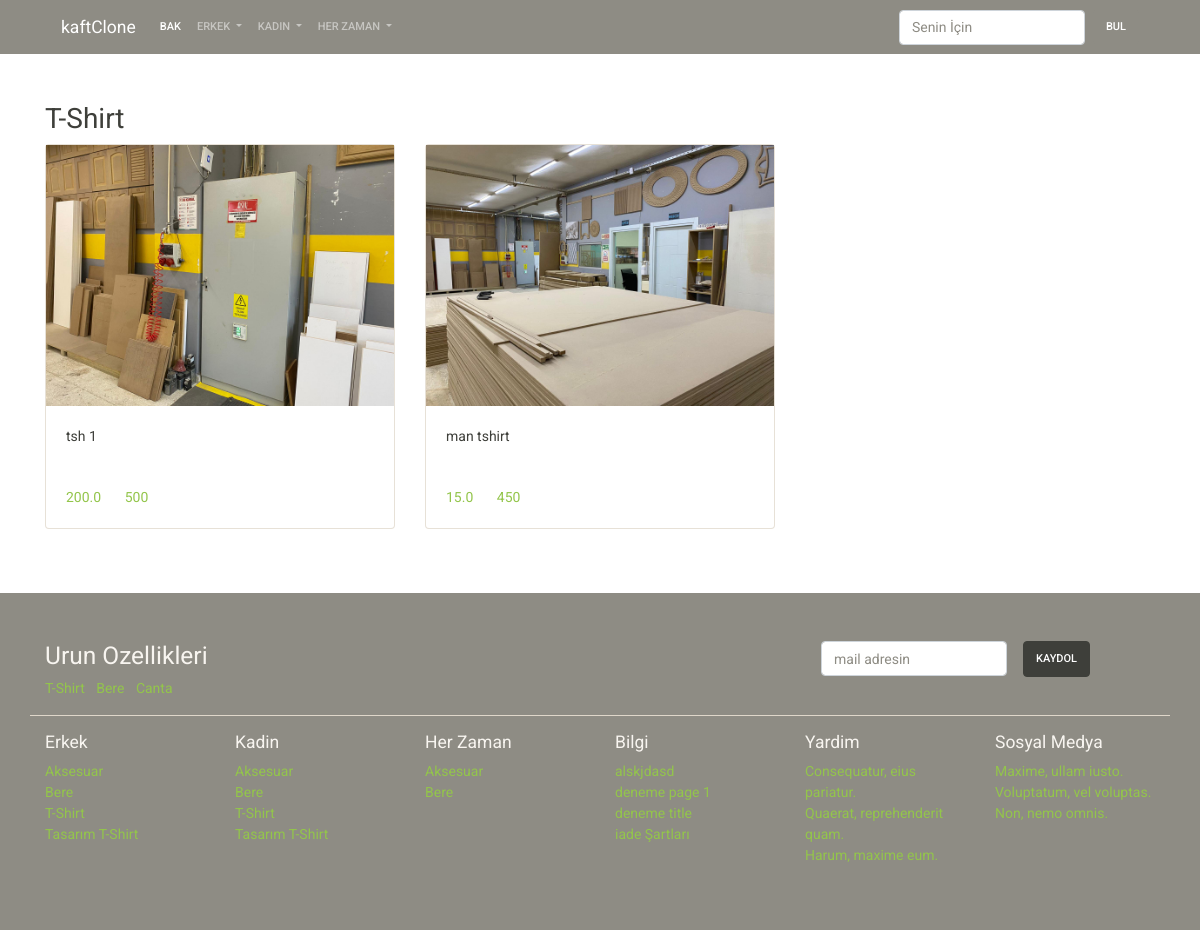
The page /erkek-t-shirt/ on the database its author committed.
### product/models.py (models this page shows, shortened)
class Category(models.Model):
    title=models.CharField(max_length=200)
    slug=models.SlugField(max_length=200,default="")
    status=models.CharField(default=DEFAULT_STATUS,choices=STATUS,max_length=10)
    created_at=models.DateTimeField(auto_now_add=True)
    updated_at=models.DateTimeField(auto_now=True)
    gender=models.CharField(
        max_length=6,
        default="unisex",
        choices=GENDER_CHOICE,
                            )
    is_men=models.BooleanField(default=False)
    is_women=models.BooleanField(default=False)

class Product(models.Model):
    category=models.ForeignKey(Category,
                               on_delete=models.CASCADE
                               )
    title=models.CharField(max_length=200)
    slug=models.SlugField(max_length=200,default="")
    content=models.TextField()
    cover_image = models.ImageField(upload_to='page',null=True,blank=True)
    status=models.CharField(default=DEFAULT_STATUS,choices=STATUS,max_length=10)
    created_at=models.DateTimeField(auto_now_add=True)
    updated_at=models.DateTimeField(auto_now=True)
    stock=models.PositiveIntegerField(default=0)
    price=models.FloatField()

### page/models.py (models this page shows)
class Page(models.Model):
    title=models.CharField(max_length=200)
    slug=models.SlugField(max_length=200,default="")
    content=models.TextField()
    cover_image = models.ImageField(upload_to='page',null=True,blank=True)
    status=models.CharField(default=DEFAULT_STATUS,choices=STATUS,max_length=10)
    created_at=models.DateTimeField(auto_now_add=True)
    updated_at=models.DateTimeField(auto_now=True)

### product/views.py (the view)
# urls.py: path('<slug:category_slug>/',category_show,name='category_show'),
def category_show(request, category_slug):
    context = {}
    context['category'] = get_object_or_404(Category, slug=category_slug)
    context['items'] = Product.objects.filter(
        category=context['category'],
        status=STATUS,
        stock__gte=1,
    )
    return render(request, 'product/category_show.html', context)

### Deneme1/nav_context.py (called while the page is built)
def nav_data(request):
    context=dict()
    context['categories']=Category.objects.filter(
        status=STATUS,
    ).order_by('title')
    context['pages']=Page.objects.filter(
        status=STATUS
    ).order_by('title')
    return context

### templates/product/category_show.html
{% extends 'base/base.html' %}
{% block content %}
<div class="container mt-5">
    <div class="row">
        <div class="col-sm-12 ">
            <h2>{{category.title}}</h2>
            <div class="row">
                {% for item in items %}
                <div class="col-sm-4">
                    {% include 'product/category_product.html' %}
                </div>
                {% endfor %}
            </div>
        </div>
    </div>
</div>
{% endblock %}

### templates/product/category_product.html
<div class="card mb-3">
  {% if item.cover_image %}
  <img src="{{ item.cover_image.url }}" alt="Card image">
  {% endif %}
  <div class="card-body">
    <p class="card-text">
      {{ item.title }}
    </p>
  </div>
  <div class="card-body">
    <a href="#" class="card-link">{{ item.price }}</a>
    <a href="#" class="card-link">{{ item.stock }}</a>
  </div>
</div>

### templates/base/components/footer.html (shortened to what this page needs)
<div class="bg-dark py-5 mt-5">
    <div class="container">
        <div class="row">
            <div class="col-sm-8">
                <h3 class="text-light">Urun Ozellikleri</h3>
                <ul class="list-inline">
                    <li class="list-inline-item">
                        <a href="">T-Shirt</a>
                    </li>
                    <li class="list-inline-item">
                        <a href="">Bere</a>
                    </li>
                    <li class="list-inline-item">
                        <a href="">Canta</a>
                    </li>
                </ul>
            </div>
            <div class="col-sm-4">
                <form class="form-inline">
                    <div class="form-group mx-sm-3 mb-2">
                        <input type="email" class="form-control" id="ebulten" placeholder="mail adresin">
                    </div>
                    <button type="submit" class="btn btn-dark mb-2">Kaydol</button>
                    </form>
            </div>
        </div>
        <div class="row border-top mb-3"></div>
        <div class="row">
            <div class="col-sm-2">
                <h5 class="text-light">Erkek</h5>
                <ul class="list-unstyled">
                    {% for item in categories %}
                    {% if item.gender == 'man' or item.gender == 'unisex' %}
                        <a class="" href="{% url 'category_show' category_slug=item.slug %}">{{item.title}}</a>
                    {% endif %}
                      {% endfor %}
                </ul>
            </div>
            <div class="col-sm-2">
                <h5 class="text-light">Kadin</h5>
                <ul class="list-unstyled">
                    {% for item in categories %}
                    {% if item.gender == 'woman' or item.gender == 'unisex' %}
                        <a class="" href="{% url 'category_show' category_slug=item.slug %}">{{item.title}}</a>
                    {% endif %}
                      {% endfor %}
                </ul>
            </div>
            <div class="col-sm-2">
                <h5 class="text-light">Her Zaman</h5>
                <ul class="list-unstyled">
                    {% for item in categories %}
                        {% if item.gender == 'unisex' %}
                            <a class="" href="{% url 'category_show' category_slug=item.slug %}">{{item.title}}</a>
                        {% endif %}
                      {% endfor %}
                </ul>
            </div>
            <div class="col-sm-2">
                <h5 class="text-light">Bilgi</h5>
                <ul class="list-unstyled">
                    {% for item in pages %}
                    <li>
                        <a href="">
                            {{item.title}}
                        </a>
                    </li>
                    {% endfor %}
                </ul>
            </div>
            <div class="col-sm-2">
                <h5 class="text-light">Yardim</h5>
                <ul class="list-unstyled">
                    <li><a href="">Consequatur, eius pariatur.</a></li>
                    <li><a href="">Quaerat, reprehenderit quam.</a></li>
                    <li><a href="">Harum, maxime eum.</a></li>
                </ul>
            </div>
            <div class="col-sm-2">
                <h5 class="text-light">Sosyal Medya</h5>
                <ul class="list-unstyled text-white">
                    <li><a href="" >Maxime, ullam iusto.</a></li>
                    <li><a href="" >Voluptatum, vel voluptas.</a></li>
                    <li><a href="" >Non, nemo omnis.</a></li>
                </ul>
            </div>
        </div>
    </div>
</div>

### rows shown on the page
Category: title "T-Shirt"
Product: cover_image (picture), title "tsh 1", price "200.0", stock "500"
Product: cover_image (picture), title "man tshirt", price "15.0", stock "450"
Category: title "Aksesuar"
Category: title "Bere"
Category: title "Tasarım T-Shirt"
Category: title "T-Shirt"
Category: title "Tasarım T-Shirt"
Page: title "alskjdasd"
Page: title "deneme page 1"
Page: title "deneme title"
Page: title "iade Şartları"
